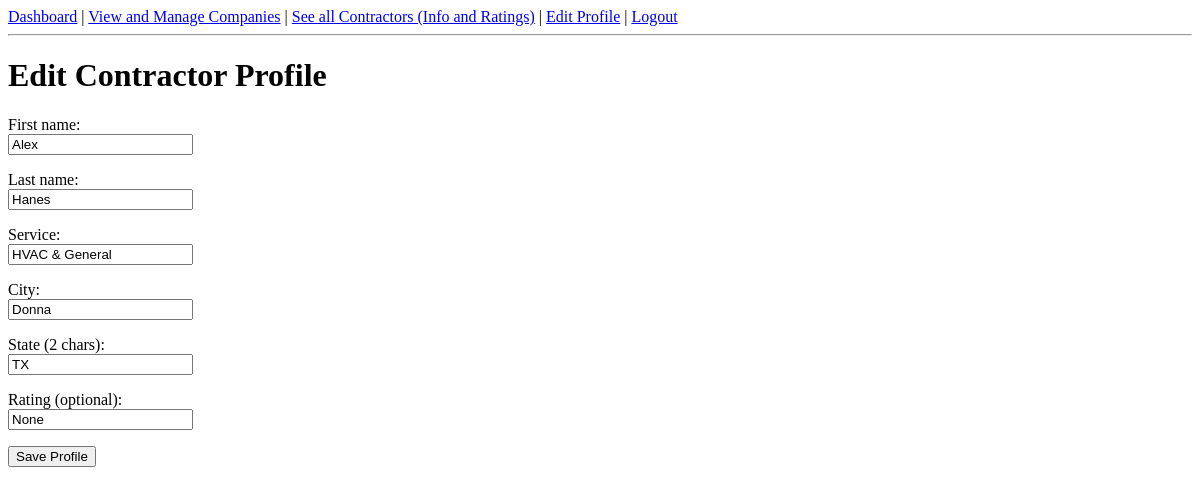
Page /profile/edit (signed in) on the earlier database version.
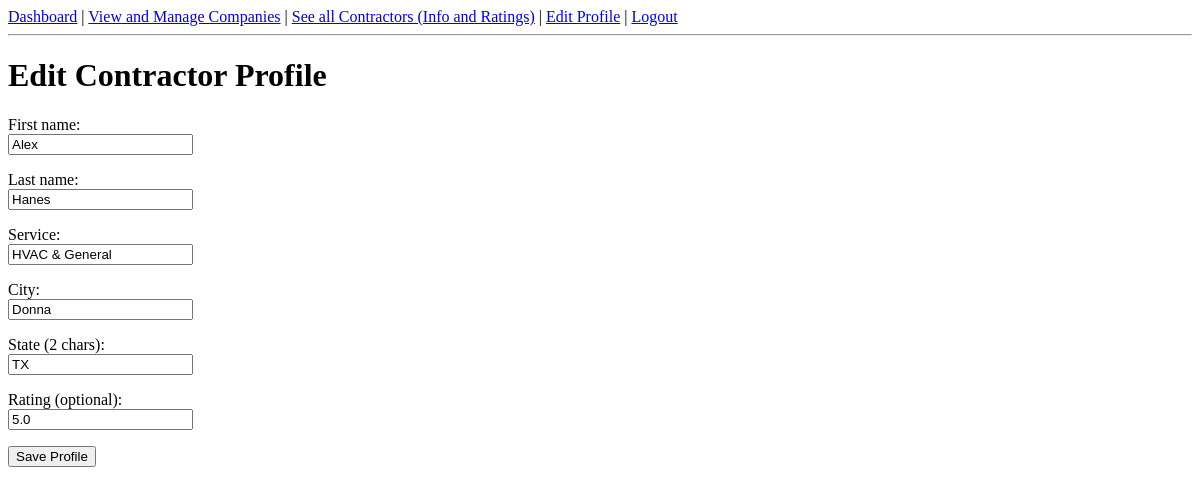
Same page on the later database version.
### tables this page shows
CREATE TABLE Contractor (
    contractorID INTEGER PRIMARY KEY AUTOINCREMENT,
    userID INTEGER UNIQUE NOT NULL,
    companyID INTEGER,
    service TEXT,
    firstName TEXT NOT NULL,
    lastName TEXT NOT NULL,
    city TEXT,
    state CHAR(2),
    rating REAL, earnings REAL DEFAULT 0,
    FOREIGN KEY(userID) REFERENCES User(userID)
);

### app.py (the view, shortened to what this page needs)
@app.route("/profile/edit", methods=["GET", "POST"])
def edit_profile():
    if "user_id" not in session:
        return redirect("/login")
    user_id = session["user_id"]
    role = session["role"]
    conn = get_db()
    cur = conn.cursor()
    if role == "client":
        cur.execute("SELECT * FROM Client WHERE userID=?", (user_id,))
        profile = cur.fetchone()
        conn.close()
        return render_template("profile_edit_client.html", profile=profile)
    else:
        cur.execute("SELECT * FROM Contractor WHERE userID=?", (user_id,))
        profile = cur.fetchone()
        conn.close()
        return render_template("profile_edit_contractor.html", profile=profile)

### app.py (called while the page is built)
def get_db():
    conn = sqlite3.connect(DB_FILE)
    conn.row_factory = sqlite3.Row
    return conn

### templates/profile_edit_contractor.html
{% extends "base.html" %}
{% block content %}
<h1>Edit Contractor Profile</h1>
<form method="post">
    <p><label>First name:</label><br><input name="firstName" required value="{{ profile['firstName'] }}"></p>
    <p><label>Last name:</label><br><input name="lastName" required value="{{ profile['lastName'] }}"></p>
    <p><label>Service:</label><br><input name="service" value="{{ profile['service'] }}"></p>
    <p><label>City:</label><br><input name="city" value="{{ profile['city'] }}"></p>
    <p><label>State (2 chars):</label><br><input name="state" value="{{ profile['state'] }}"></p>
    <p><label>Rating (optional):</label><br><input name="rating" value="{{ profile['rating'] }}"></p>
    <p><button type="submit">Save Profile</button></p>
</form>
{% endblock %}

Differences in the rows shown:
changed Contractor "Alex": rating "None" → "5.0"
